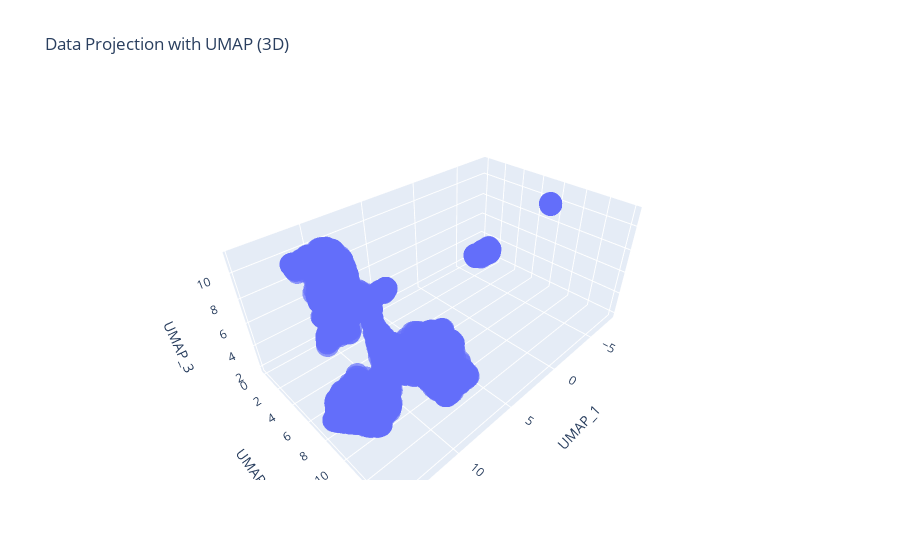

Notebook code cell kept with this figure:
### Code cell
# Visualize UMAP-reduced data in 3D
import plotly.express as px

fig = px.scatter_3d(df_umap, x="UMAP_1", y="UMAP_2", z="UMAP_3", 
                    title="Data Projection with UMAP (3D)", opacity=0.7)
fig.show()

### Figure 1 — Plotly figure (JSON) as saved in the notebook; plotly's stock layout.template omitted (floating-point values rounded to 4 significant figures; data arrays with more than 128 entries replaced by an {"elided": "..."} marker saying what was removed)
{"data": [{"hovertemplate": "UMAP_1=%{x}<br>UMAP_2=%{y}<br>UMAP_3=%{z}<extra></extra>", "legendgroup": "", "marker": {"color": "#636efa", "opacity": 0.7, "symbol": "circle"}, "mode": "markers", "name": "", "scene": "scene", "showlegend": false, "type": "scatter3d", "x": {"elided": "4117 float values"}, "y": {"elided": "4117 float values"}, "z": {"elided": "4117 float values"}}], "layout": {"legend": {"tracegroupgap": 0}, "scene": {"domain": {"x": [0, 1], "y": [0, 1]}, "xaxis": {"title": {"text": "UMAP_1"}}, "yaxis": {"title": {"text": "UMAP_2"}}, "zaxis": {"title": {"text": "UMAP_3"}}}, "title": {"text": "Data Projection with UMAP (3D)"}}}
